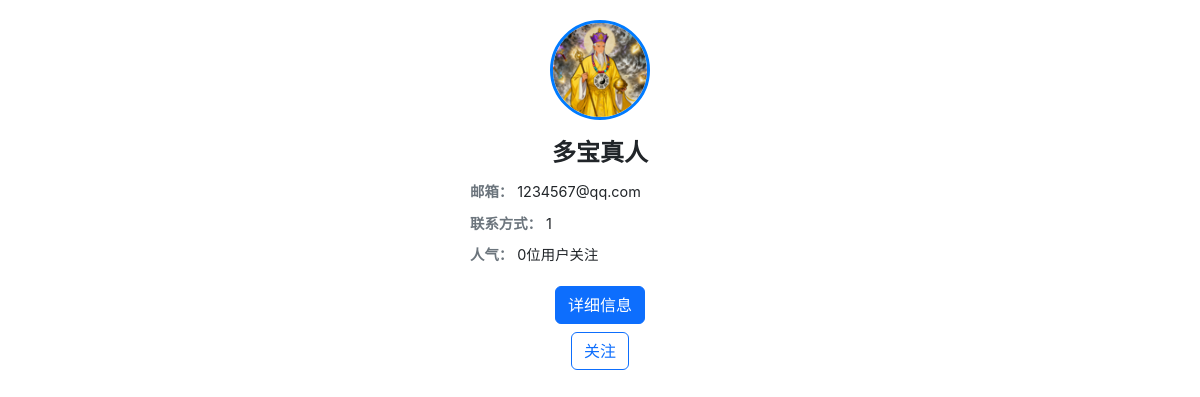
The page /user/3/info (signed in) on the database its author committed.
### app/models.py (models this page shows)
class User(db.Model, UserMixin):
    id = db.Column(db.Integer, primary_key=True)
    username = db.Column(db.String(20), unique=True, nullable=False, index=True)
    email = db.Column(db.String(120), unique=True, nullable=False, index=True)
    password = db.Column(db.String(60), nullable=False)
    contact = db.Column(db.String(60), nullable=False)
    avatar = db.Column(db.String(20), nullable=False, default='default_avatar.png')
    is_admin = db.Column(db.Boolean, nullable=False, default=False)
    sales_count = db.Column(db.Integer, nullable=False, default=0)  # 成交量统计
    views = db.Column(db.Integer, nullable=False, default=0, index=True)  # 主页访问量统计
    items = db.relationship('Item', backref='seller', lazy=True)

### app/routes.py (the view)
@main.route("/user/<int:user_id>/info")
@login_required
def user_info(user_id):
    user = User.query.get_or_404(user_id)
    return render_template('user_info.html', user=user)

### app/__init__.py (called while the page is built)
@login_manager.user_loader
def load_user(user_id):
    return User.query.get(int(user_id))

### app/routes.py (called while the page is built)
@main.app_context_processor
def utility_processors():
    def notifications_processor():
        if current_user.is_authenticated:
            unread_count = Notification.query.filter_by(user_id=current_user.id, is_read=False).count()
            return unread_count
        return 0
    return dict(unread_notifications_count=notifications_processor)

### templates/user_info.html (shortened to what this page needs)
<!DOCTYPE html>
<html lang="zh-CN">
<head>
    <link href="https://cdn.jsdelivr.net/npm/bootstrap@5.3.0/dist/css/bootstrap.min.css" rel="stylesheet">
</head>
<body>
    <div class="user-info-container">
        <div class="avatar-container">
            <img src="{{ url_for('static', filename='uploads/avatars/' + user.avatar) }}" alt="{{ user.username }}" class="avatar">
        </div>
        <div class="username">{{ user.username }}</div>
        <div class="info-item">
            <span class="info-label">邮箱：</span>
            <span>{{ user.email }}</span>
        </div>
        <div class="info-item">
            <span class="info-label">联系方式：</span>
            <span>{{ user.contact }}</span>
        </div>
        <div class="info-item">
            <span class="info-label">人气：</span>
            <span>{{ user.followers.count() }}位用户关注</span>
        </div>
        <div class="btn-container">
            <a href="{{ url_for('main.user_profile', user_id=user.id) }}" class="btn btn-primary btn-block mb-2">详细信息</a>
            {% if current_user.is_authenticated and current_user.id != user.id %}
                {% set is_following = false %}
                {% set follow = current_user.following.filter_by(followed_id=user.id).first() %}
                {% if follow %}
                    {% set is_following = true %}
                {% endif %}
                {% if is_following %}
                <form action="{{ url_for('main.unfollow_user', user_id=user.id) }}" method="POST" style="margin: 0;">
                    <input type="hidden" name="csrf_token" value="{{ csrf_token() }}">
                    <button type="submit" class="btn btn-outline-primary btn-block">已关注</button>
                </form>
                {% else %}
                <form action="{{ url_for('main.follow_user', user_id=user.id) }}" method="POST" style="margin: 0;">
                    <button type="submit" class="btn btn-outline-primary btn-block">关注</button>
                </form>
                {% endif %}
            {% endif %}
        </div>
    </div>
</body>
</html>

### templates/user_info.html (style rules this page uses)
body { font-family: -apple-system, BlinkMacSystemFont, 'Segoe UI', Roboto, 'Helvetica Neue', Arial, sans-serif; }
.user-info-container { max-width: 300px; margin: 0 auto; padding: 20px; }
.avatar-container { text-align: center; margin-bottom: 15px; }
.avatar { width: 100px; height: 100px; border-radius: 50%; object-fit: cover; border: 3px solid #007bff; }
.username { font-size: 1.5rem; font-weight: bold; text-align: center; margin-bottom: 10px; }
.info-item { margin-bottom: 10px; font-size: 0.9rem; }
.info-label { font-weight: bold; color: #6c757d; }
.btn-container { margin-top: 20px; text-align: center; }

### rows shown on the page
User: avatar (picture), username "多宝真人", email "1234567@qq.com", contact "1"

### other values the page prints
{{ user.followers.count() }} "0"
